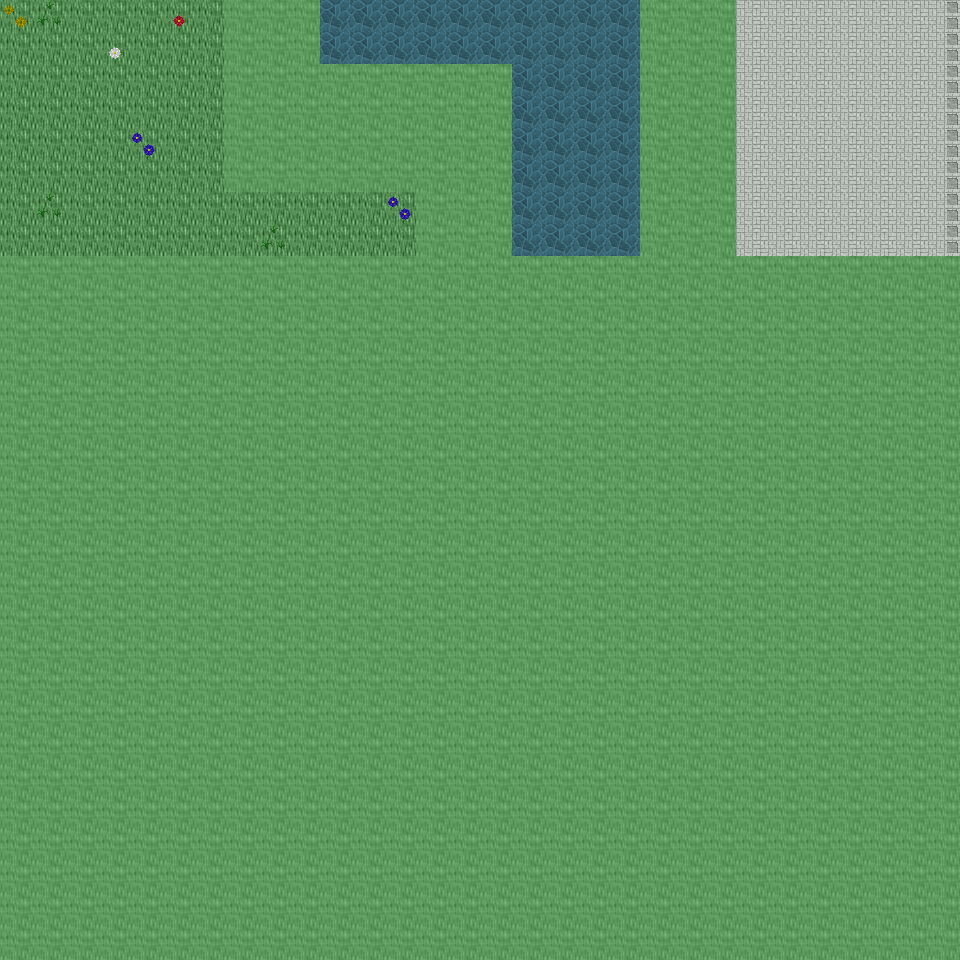

Tiled map render using the project's own tile images. Description and the map definition, with tile-layer contents summarised, below:
An orthogonal 30x30 tile map with 32x32 px tiles, 6 tile layers (Ground, Object, Object2, Above, ...), 44 tilesets and 5 objects (5x mapchange).

<map version="1.0" orientation="orthogonal" renderorder="right-down" width="30" height="30" tilewidth="32" tileheight="32" nextobjectid="6">
  <tileset firstgid="1" name="tileset_ground_ground" tilewidth="32" tileheight="32" tilecount="33" columns="3">
    <image source="../drawable/tileset_ground_ground.png" width="96" height="352" />
  </tileset>
  <tileset firstgid="34" name="tileset_building_castle" tilewidth="32" tileheight="32" tilecount="320" columns="20">
    <image source="../drawable/tileset_building_castle.png" width="640" height="512" />
  </tileset>
  <tileset firstgid="354" name="tileset_furniture_carpet_carpets_2" tilewidth="32" tileheight="32" tilecount="20" columns="4">
    <image source="../drawable/tileset_furniture_carpet_carpets_2.png" width="128" height="160" />
  </tileset>
  <tileset firstgid="374" name="tileset_ground_indoor_tiles" tilewidth="32" tileheight="32" tilecount="8" columns="2">
    <image source="../drawable/tileset_ground_indoor_tiles.png" width="64" height="128" />
  </tileset>
  <tileset firstgid="382" name="tileset_ground_water_pool" tilewidth="32" tileheight="32" tilecount="72" columns="3">
    <image source="../drawable/tileset_ground_water_pool.png" width="96" height="768" />
  </tileset>
  <tileset firstgid="454" name="tileset_ground_brown_paving" tilewidth="32" tileheight="32" tilecount="2" columns="2">
    <image source="../drawable/tileset_ground_brown_paving.png" width="64" height="32" />
  </tileset>
  <tileset firstgid="456" name="tileset_ground_spikes" tilewidth="32" tileheight="32" tilecount="1" columns="1">
    <image source="../drawable/tileset_ground_spikes.png" width="32" height="32" />
  </tileset>
  <tileset firstgid="457" name="tileset_ground_ridge_earth_dark" tilewidth="32" tileheight="32" tilecount="96" columns="12">
    <image source="../drawable/tileset_ground_ridge_earth_dark.png" width="384" height="256" />
  </tileset>
  <tileset firstgid="553" name="tileset_plant_grasses" tilewidth="32" tileheight="32" tilecount="6" columns="3">
    <image source="../drawable/tileset_plant_grasses.png" width="96" height="64" />
  </tileset>
  <tileset firstgid="559" name="tileset_ground_water_pool_corners" tilewidth="32" tileheight="32" tilecount="72" columns="3">
    <image source="../drawable/tileset_ground_water_pool_corners.png" width="96" height="768" />
  </tileset>
  <tileset firstgid="631" name="tileset_building_fence_fence_chunky" tilewidth="32" tileheight="32" tilecount="21" columns="3">
    <image source="../drawable/tileset_building_fence_fence_chunky.png" width="96" height="224" />
  </tileset>
  <tileset firstgid="652" name="tileset_ground_earth_edges" tilewidth="32" tileheight="32" tilecount="18" columns="6">
    <image source="../drawable/tileset_ground_earth_edges.png" width="192" height="96" />
  </tileset>
  <tileset firstgid="670" name="tileset_ground_rock_pebbles" tilewidth="32" tileheight="32" tilecount="3" columns="1">
    <image source="../drawable/tileset_ground_rock_pebbles.png" width="32" height="96" />
  </tileset>
  <tileset firstgid="673" name="tileset_ground_square_patch" tilewidth="32" tileheight="32" tilecount="9" columns="3">
    <image source="../drawable/tileset_ground_square_patch.png" width="96" height="96" />
  </tileset>
  <tileset firstgid="682" name="tileset_plant_leaves" tilewidth="32" tileheight="32" tilecount="8" columns="4">
    <image source="../drawable/tileset_plant_leaves.png" width="128" height="64" />
  </tileset>
  <tileset firstgid="690" name="tileset_item_corpse_skull_dark" tilewidth="32" tileheight="32" tilecount="2" columns="2">
    <image source="../drawable/tileset_item_corpse_skull_dark.png" width="64" height="32" />
  </tileset>
  <tileset firstgid="692" name="tileset_item_corpse_skeleton" tilewidth="32" tileheight="32" tilecount="4" columns="2">
    <image source="../drawable/tileset_item_corpse_skeleton.png" width="64" height="64" />
  </tileset>
  <tileset firstgid="696" name="tileset_furniture_table_grey_fancy" tilewidth="32" tileheight="32" tilecount="9" columns="3">
    <image source="../drawable/tileset_furniture_table_grey_fancy.png" width="96" height="96" />
  </tileset>
  <tileset firstgid="705" name="tileset_furniture_table_grey_long" tilewidth="32" tileheight="32" tilecount="4" columns="2">
    <image source="../drawable/tileset_furniture_table_grey_long.png" width="64" height="64" />
  </tileset>
  <tileset firstgid="709" name="tileset_furniture_table_grey_plain" tilewidth="32" tileheight="32" tilecount="9" columns="3">
    <image source="../drawable/tileset_furniture_table_grey_plain.png" width="96" height="96" />
  </tileset>
  <tileset firstgid="718" name="tileset_item_gothic_slab" tilewidth="32" tileheight="32" tilecount="1" columns="1">
    <image source="../drawable/tileset_item_gothic_slab.png" width="32" height="32" />
  </tileset>
  <tileset firstgid="719" name="tileset_logic_creature_gnome" tilewidth="32" tileheight="32" tilecount="6" columns="6">
    <image source="../drawable/tileset_logic_creature_gnome.png" width="192" height="32" />
  </tileset>
  <tileset firstgid="725" name="tileset_logic_collision" tilewidth="32" tileheight="32" tilecount="1" columns="1">
    <image source="../drawable/tileset_logic_collision.png" width="32" height="32" />
  </tileset>
  <tileset firstgid="726" name="tileset_ground_water_pool_deep" tilewidth="32" tileheight="32" tilecount="72" columns="3">
    <image source="../drawable/tileset_ground_water_pool_deep.png" width="96" height="768" />
  </tileset>
  <tileset firstgid="798" name="tileset_object_suspension_bridge" tilewidth="32" tileheight="32" tilecount="24" columns="3">
    <image source="../drawable/tileset_object_suspension_bridge.png" width="96" height="256" />
  </tileset>
  <tileset firstgid="822" name="tileset_plant_flower_daisy_blue" tilewidth="32" tileheight="32" tilecount="8" columns="2">
    <image source="../drawable/tileset_plant_flower_daisy_blue.png" width="64" height="128" />
  </tileset>
  <tileset firstgid="830" name="tileset_plant_flower_daisy_red" tilewidth="32" tileheight="32" tilecount="8" columns="2">
    <image source="../drawable/tileset_plant_flower_daisy_red.png" width="64" height="128" />
  </tileset>
  <tileset firstgid="838" name="tileset_plant_flower_daisy_white" tilewidth="32" tileheight="32" tilecount="8" columns="2">
    <image source="../drawable/tileset_plant_flower_daisy_white.png" width="64" height="128" />
  </tileset>
  <tileset firstgid="846" name="tileset_plant_flower_daisy_yellow" tilewidth="32" tileheight="32" tilecount="8" columns="2">
    <image source="../drawable/tileset_plant_flower_daisy_yellow.png" width="64" height="128" />
  </tileset>
  <tileset firstgid="854" name="tileset_plant_tree_tree_green" tilewidth="32" tileheight="32" tilecount="88" columns="8">
    <image source="../drawable/tileset_plant_tree_tree_green.png" width="256" height="352" />
  </tileset>
  <tileset firstgid="942" name="tileset_item_banners_flag" tilewidth="32" tileheight="32" tilecount="12" columns="3">
    <image source="../drawable/tileset_item_banners_flag.png" width="96" height="128" />
  </tileset>
  <tileset firstgid="954" name="tileset_item_flagpole" tilewidth="32" tileheight="32" tilecount="3" columns="1">
    <image source="../drawable/tileset_item_flagpole.png" width="32" height="96" />
  </tileset>
  <tileset firstgid="957" name="tileset_furniture_chair_bench_white" tilewidth="32" tileheight="32" tilecount="8" columns="2">
    <image source="../drawable/tileset_furniture_chair_bench_white.png" width="64" height="128" />
  </tileset>
  <tileset firstgid="965" name="tileset_item_statue_flowered_arch" tilewidth="32" tileheight="32" tilecount="24" columns="6">
    <image source="../drawable/tileset_item_statue_flowered_arch.png" width="192" height="128" />
  </tileset>
  <tileset firstgid="989" name="tileset_building_decoration_block" tilewidth="32" tileheight="32" tilecount="2" columns="2">
    <image source="../drawable/tileset_building_decoration_block.png" width="64" height="32" />
  </tileset>
  <tileset firstgid="991" name="tileset_building_decoration_orbpedestal" tilewidth="32" tileheight="32" tilecount="2" columns="1">
    <image source="../drawable/tileset_building_decoration_orbpedestal.png" width="32" height="64" />
  </tileset>
  <tileset firstgid="993" name="tileset_item_statue_urn_with_flowers" tilewidth="32" tileheight="32" tilecount="2" columns="1">
    <image source="../drawable/tileset_item_statue_urn_with_flowers.png" width="32" height="64" />
  </tileset>
  <tileset firstgid="995" name="tileset_building_decoration_pool" tilewidth="32" tileheight="32" tilecount="9" columns="3">
    <image source="../drawable/tileset_building_decoration_pool.png" width="96" height="96" />
  </tileset>
  <tileset firstgid="1004" name="tileset_item_statue_romanic_art1" tilewidth="32" tileheight="32" tilecount="4" columns="2">
    <image source="../drawable/tileset_item_statue_romanic_art1.png" width="64" height="64" />
  </tileset>
  <tileset firstgid="1008" name="tileset_building_wall_int_clay" tilewidth="32" tileheight="32" tilecount="100" columns="10">
    <image source="../drawable/tileset_building_wall_int_clay.png" width="320" height="320" />
  </tileset>
  <tileset firstgid="1108" name="tileset_ground_green_paving" tilewidth="32" tileheight="32" tilecount="18" columns="3">
    <image source="../drawable/tileset_ground_green_paving.png" width="96" height="192" />
  </tileset>
  <tileset firstgid="1126" name="tileset_furniture_other_stick" tilewidth="32" tileheight="32" tilecount="2" columns="1">
    <image source="../drawable/tileset_furniture_other_stick.png" width="32" height="64" />
  </tileset>
  <tileset firstgid="1128" name="tileset_item_scrying_orb" tilewidth="32" tileheight="32" tilecount="8" columns="8">
    <image source="../drawable/tileset_item_scrying_orb.png" width="256" height="32" />
  </tileset>
  <tileset firstgid="1136" name="tileset_furniture_light_lamp_bronze" tilewidth="32" tileheight="32" tilecount="3" columns="1">
    <image source="../drawable/tileset_furniture_light_lamp_bronze.png" width="32" height="96" />
  </tileset>
  <layer name="Ground" width="30" height="30">
    <data>[900 cells, 240 non-empty, 4 distinct tile ids]</data>
  </layer>
  <layer name="Object" width="30" height="30">
    <data>[900 cells, 89 non-empty, 33 distinct tile ids]</data>
  </layer>
  <layer name="Object2" width="30" height="30">
    <data>[900 cells, 0 non-empty, 0 distinct tile ids]</data>
  </layer>
  <layer name="Above" width="30" height="30">
    <data>[900 cells, 0 non-empty, 0 distinct tile ids]</data>
  </layer>
  <layer name="Above2" width="30" height="30">
    <data>[900 cells, 0 non-empty, 0 distinct tile ids]</data>
  </layer>
  <layer name="Walkable" width="30" height="30">
    <data>[900 cells, 732 non-empty, 1 distinct tile ids]</data>
  </layer>
  <objectgroup name="MapEvents">
    <object id="1" name="north" type="mapchange" x="0" y="0" width="224" height="32">
      <properties>
        <property name="map" value="0_ados_mountain_n2_w2_x2_y3" />
        <property name="place" value="south" />
      </properties>
    </object>
    <object id="2" name="north2" type="mapchange" x="320" y="0" width="320" height="32">
      <properties>
        <property name="map" value="0_ados_mountain_n2_w2_x2_y3" />
        <property name="place" value="south2" />
      </properties>
    </object>
    <object id="3" name="north3" type="mapchange" x="736" y="0" width="224" height="32">
      <properties>
        <property name="map" value="0_ados_mountain_n2_w2_x2_y3" />
        <property name="place" value="south3" />
      </properties>
    </object>
    <object id="4" name="west" type="mapchange" x="0" y="0" width="32" height="256">
      <properties>
        <property name="map" value="0_ados_mountain_n2_w2_x1_y4" />
        <property name="place" value="east" />
      </properties>
    </object>
    <object id="5" name="east" type="mapchange" x="928" y="0" width="32" height="256">
      <properties>
        <property name="map" value="0_ados_mountain_n2_w2_x3_y4" />
        <property name="place" value="west" />
      </properties>
    </object>
  </objectgroup>
</map>
